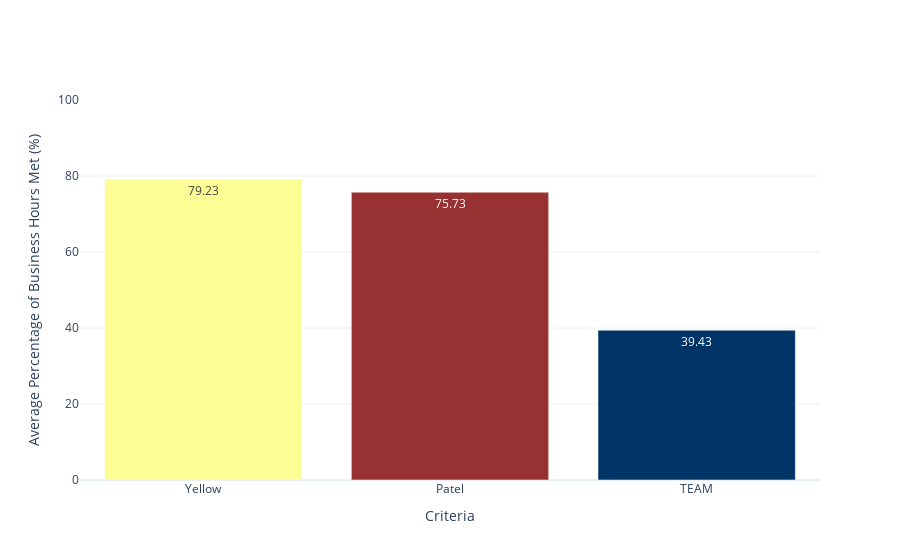

Write notebook code for a chart like this one.
### Code cell
fig = go.Figure()

# Add bars for each criterion
fig.add_trace(go.Bar(
    x=avg_failure_percentages['Criteria'],
    y=avg_failure_percentages['Criterion Met'],
    marker=dict(color=avg_failure_percentages['Criteria'].map({
        'Yellow': '#fdfd96',
        'Patel': '#983232',
        'TEAM': '#003366'
    })),  # Custom colors
    text=avg_failure_percentages['Criterion Met'].round(2),
    textposition='auto'
))

# Customize the layout
fig.update_layout(
    # title='Average Percentage of Business Hours Each Criterion Is Met',
    xaxis_title='Criteria',
    yaxis_title='Average Percentage of Business Hours Met (%)',
    yaxis=dict(range=[0, 100]),  # Ensure y-axis range is 0-100%
    template='plotly_white'
)

# Show the plot
fig.show()

### Figure 1 — Plotly figure (JSON) as saved in the notebook; plotly's stock layout.template omitted (floating-point values rounded to 4 significant figures)
{"data": [{"marker": {"color": ["#fdfd96", "#983232", "#003366"]}, "text": [79.23, 75.73, 39.43], "textposition": "auto", "type": "bar", "x": ["Yellow", "Patel", "TEAM"], "y": [79.23, 75.73, 39.43]}], "layout": {"xaxis": {"title": {"text": "Criteria"}}, "yaxis": {"range": [0, 100], "title": {"text": "Average Percentage of Business Hours Met (%)"}}}}
